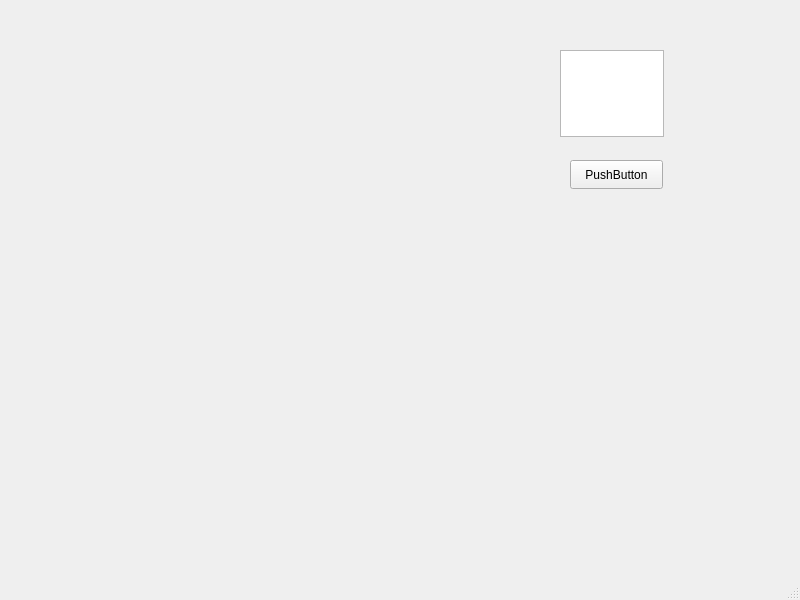
<?xml version="1.0" encoding="UTF-8"?>
<ui version="4.0">
 <class>MainWindow</class>
 <widget class="QMainWindow" name="MainWindow">
  <property name="geometry">
   <rect>
    <x>0</x>
    <y>0</y>
    <width>800</width>
    <height>600</height>
   </rect>
  </property>
  <property name="windowTitle">
   <string>MainWindow</string>
  </property>
  <widget class="QWidget" name="centralwidget">
   <widget class="QLabel" name="label">
    <property name="geometry">
     <rect>
      <x>-280</x>
      <y>-170</y>
      <width>500</width>
      <height>500</height>
     </rect>
    </property>
    <property name="text">
     <string/>
    </property>
   </widget>
   <widget class="QPushButton" name="pushButton">
    <property name="geometry">
     <rect>
      <x>570</x>
      <y>160</y>
      <width>93</width>
      <height>29</height>
     </rect>
    </property>
    <property name="text">
     <string>PushButton</string>
    </property>
   </widget>
   <widget class="QTextEdit" name="textEdit">
    <property name="geometry">
     <rect>
      <x>560</x>
      <y>50</y>
      <width>104</width>
      <height>87</height>
     </rect>
    </property>
   </widget>
  </widget>
  <widget class="QMenuBar" name="menubar">
   <property name="geometry">
    <rect>
     <x>0</x>
     <y>0</y>
     <width>800</width>
     <height>26</height>
    </rect>
   </property>
  </widget>
  <widget class="QStatusBar" name="statusbar"/>
 </widget>
 <resources/>
 <connections/>
</ui>
